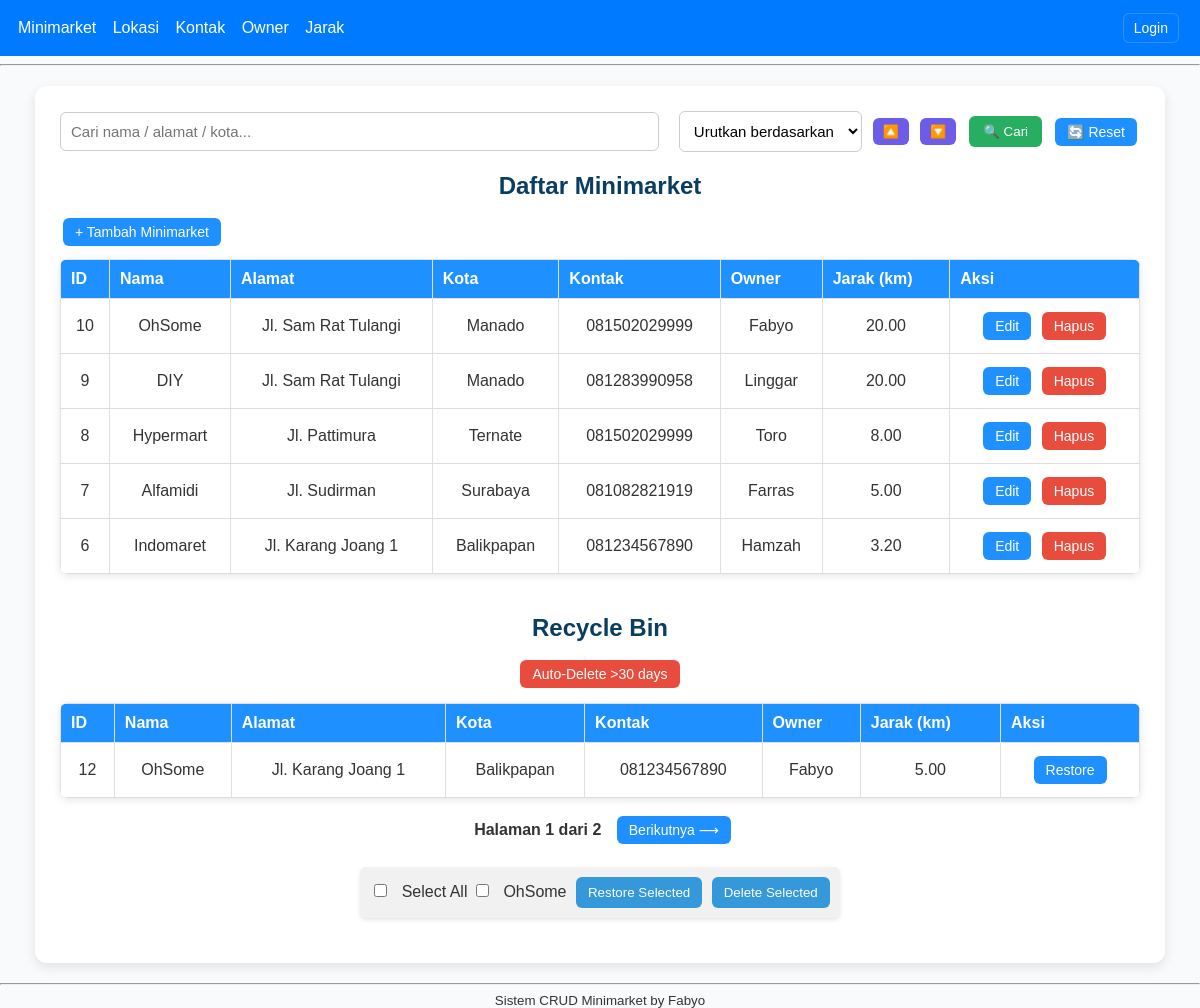
The page / on the database its author committed.
### tables this page shows
CREATE TABLE `minimarket` (
  `id` int(11) NOT NULL,
  `nama_minimarket` varchar(100) NOT NULL,
  `id_lokasi` int(11) NOT NULL,
  `id_kontak` int(11) NOT NULL,
  `id_owner` int(11) NOT NULL,
  `id_jarak` int(11) NOT NULL,
  `deleted_at` datetime DEFAULT NULL
);

CREATE TABLE `lokasi` (
  `id` int(11) NOT NULL,
  `alamat` varchar(255) NOT NULL,
  `kota` varchar(100) NOT NULL,
  `provinsi` varchar(100) NOT NULL
);

CREATE TABLE `kontak` (
  `id` int(11) NOT NULL,
  `no_hp` varchar(20) NOT NULL,
  `email` varchar(100) NOT NULL
);

CREATE TABLE `owner` (
  `id` int(11) NOT NULL,
  `nama_owner` varchar(100) NOT NULL,
  `nik` varchar(30) NOT NULL
);

CREATE TABLE `jarak` (
  `id` int(11) NOT NULL,
  `jarak_km` decimal(5,2) NOT NULL,
  `deskripsi` varchar(255) DEFAULT NULL
);

### controllers/MinimarketController.php (called while the page is built, shortened)
<?php
require_once "models/Minimarket.php";
class MinimarketController {
    private $model;
    public function __construct(){
        $this->model = new Minimarket();
    }
    public function index(){
        $data = $this->model->allNotDeleted();
        $dataDeleted = $this->model->allDeleted();
        include "views/layout/header.php";
        include "views/minimarket/index.php";
        include "views/layout/footer.php";
    }
}
?>

### models/Minimarket.php (called while the page is built, shortened)
<?php
require_once "config/database.php";
class Minimarket {
    private $conn;
    private $table = "minimarket";
    public function __construct(){
        global $conn;
        $this->conn = $conn;
    }
    public function allNotDeleted(){
        $sql = "SELECT m.*, l.alamat AS alamat, l.kota AS kota, k.no_hp AS no_hp,
                       o.nama_owner AS nama_owner, j.jarak_km AS jarak_km
                FROM $this->table m
                LEFT JOIN lokasi l ON m.id_lokasi = l.id
                LEFT JOIN kontak k ON m.id_kontak = k.id
                LEFT JOIN owner o ON m.id_owner = o.id
                LEFT JOIN jarak j ON m.id_jarak = j.id
                WHERE m.deleted_at IS NULL
                ORDER BY m.id DESC";
        $res = $this->conn->query($sql);
        return $res ? $res->fetch_all(MYSQLI_ASSOC) : [];
    }
    public function allDeleted(){
        $sql = "SELECT m.*, l.alamat AS alamat, l.kota AS kota, k.no_hp AS no_hp,
                       o.nama_owner AS nama_owner, j.jarak_km AS jarak_km
                FROM $this->table m
                LEFT JOIN lokasi l ON m.id_lokasi = l.id
                LEFT JOIN kontak k ON m.id_kontak = k.id
                LEFT JOIN owner o ON m.id_owner = o.id
                LEFT JOIN jarak j ON m.id_jarak = j.id
                WHERE m.deleted_at IS NOT NULL
                ORDER BY m.deleted_at DESC";
        $res = $this->conn->query($sql);
        return $res ? $res->fetch_all(MYSQLI_ASSOC) : [];
    }
}
?>

### views/minimarket/index.php (the view, shortened to what this page needs)
<div class="">
    <div class="toolbar">
        <form method="GET">
            <input type="text" name="q" placeholder="Cari nama / alamat / kota..."
                   value="<?= isset($_GET['q']) ? htmlspecialchars($_GET['q']) : '' ?>">
            <div class="sort-group">
                <select name="sort">
                    <option value="">Urutkan berdasarkan</option>
                </select>
                <div class="sort-buttons">
                    <?php
                    $currentSort = isset($_GET['sort']) ? $_GET['sort'] : '';
                    $q = isset($_GET['q']) ? htmlspecialchars($_GET['q']) : '';
                    $currentOrder = isset($_GET['order']) ? strtolower($_GET['order']) : '';
                    ?>
                    <a href="?c=minimarket&a=index&sort=<?= $currentSort ?>&order=asc&q=<?= $q ?>"
                       class="button <?= $currentOrder==='asc'?'active':'' ?>">🔼</a>
                    <a href="?c=minimarket&a=index&sort=<?= $currentSort ?>&order=desc&q=<?= $q ?>"
                       class="button <?= $currentOrder==='desc'?'active':'' ?>">🔽</a>
                </div>
            </div>
            <button type="submit">🔍 Cari</button>
            <a href="?c=minimarket&a=index" class="button">🔄 Reset</a>
        </form>
    </div>
    <h2>Daftar Minimarket</h2>
    <a class="button" href="?c=minimarket&a=create">+ Tambah Minimarket</a>
    <?php
    $limit = 5;
    $page = isset($_GET['page']) ? (int)$_GET['page'] : 1;
    $offset = ($page - 1) * $limit;
    $total_data = count($data);
    $total_pages = ceil($total_data / $limit);
    $data_paginated = array_slice($data, $offset, $limit);
    ?>
    <table>
        <tr>
            <th>ID</th>
            <th>Nama</th>
            <th>Alamat</th>
            <th>Kota</th>
            <th>Kontak</th>
            <th>Owner</th>
            <th>Jarak (km)</th>
            <th>Aksi</th>
        </tr>
        <?php foreach($data_paginated as $row): ?>
        <tr>
            <td><?= $row['id'] ?></td>
            <td><?= htmlspecialchars($row['nama_minimarket']) ?></td>
            <td><?= htmlspecialchars($row['alamat']) ?></td>
            <td><?= htmlspecialchars($row['kota']) ?></td>
            <td><?= htmlspecialchars($row['no_hp']) ?></td>
            <td><?= htmlspecialchars($row['nama_owner']) ?></td>
            <td><?= htmlspecialchars($row['jarak_km']) ?></td>
            <td class="actions">
                <a class="button" href="?c=minimarket&a=edit&id=<?= $row['id'] ?>">Edit</a>
                <form method="POST" action="?c=minimarket&a=delete" style="display:inline;">
                    <button class="button danger" type="submit" onclick="return confirm('Hapus data ini?')">Hapus</button>
                </form>
            </td>
        </tr>
        <?php endforeach; ?>
    </table>
<?php if(!empty($dataDeleted)): ?>
    <h2 style="margin-top:40px; text-align:center;">Recycle Bin</h2>
    <div style="text-align:center; margin-bottom:12px;">
        <form method="POST" action="?c=maintenance&a=autoDeleteOld" style="display:inline;">
            <button class="button danger" type="submit" onclick="return confirm('Permanently delete items older than 30 days? This cannot be undone.')">Auto-Delete >30 days</button>
        </form>
    </div>
    <table>
        <tr>
            <th>ID</th>
            <th>Nama</th>
            <th>Alamat</th>
            <th>Kota</th>
            <th>Kontak</th>
            <th>Owner</th>
            <th>Jarak (km)</th>
            <th>Aksi</th>
        </tr>
        <?php foreach($dataDeleted as $row): ?>
        <tr>
            <td><?= $row['id'] ?></td>
            <td><?= htmlspecialchars($row['nama_minimarket']) ?></td>
            <td><?= htmlspecialchars($row['alamat']) ?></td>
            <td><?= htmlspecialchars($row['kota']) ?></td>
            <td><?= htmlspecialchars($row['no_hp']) ?></td>
            <td><?= htmlspecialchars($row['nama_owner']) ?></td>
            <td><?= htmlspecialchars($row['jarak_km']) ?></td>
            <td class="actions">
                <form method="POST" action="?c=minimarket&a=restore" style="display:inline;">
                    <button class="button" type="submit">Restore</button>
                </form>
            </td>
        </tr>
        <?php endforeach; ?>
    </table>
<?php endif; ?>
    <div class="pagination">
        <span>Halaman <?= $page ?> dari <?= $total_pages ?></span>
        <?php if ($page < $total_pages): ?>
            <a class="button" href="?c=minimarket&a=index&page=<?= $page + 1 ?>">Berikutnya ⟶</a>
        <?php endif; ?>
    </div>
    <?php if(!empty($dataDeleted)): ?>
    <div class="bulk-actions">
        <form method="POST" action="bulk_action.php" id="recycle-bulk-form">
            <input type="checkbox" id="select_all_deleted" onclick="toggleDeletedCheckboxes(this)"> Select All
            <?php foreach($dataDeleted as $row): ?>
                <input type="checkbox" name="ids[]" value="<?= $row['id'] ?>"> <?= htmlspecialchars($row['nama_minimarket']) ?>
            <?php endforeach; ?>
            <button type="submit" name="action" value="restore">Restore Selected</button>
            <button type="submit" name="action" value="delete">Delete Selected</button>
        </form>
    </div>
    <?php else: ?>
    <?php endif; ?>
</div>

### index.php (shortened to what this page needs)
<?php
$controller = isset($_GET['c']) ? $_GET['c'] : 'minimarket';
$action     = isset($_GET['a']) ? $_GET['a'] : 'index';
$file = "controllers/" . ucfirst($controller) . "Controller.php";
if (file_exists($file)) {
    $ctrl = new $class();
    if (method_exists($ctrl, $action)) {
        $ctrl->$action();
    } else {
        echo "Aksi tidak ditemukan.";
    }
} else {
    echo "Controller tidak ditemukan.";
}
?>

### views/layout/header.php (shortened to what this page needs)
<!DOCTYPE html>
<html>
<head>
    <link rel="stylesheet" href="assets/style.css">
</head>
<body>
<nav class="main-nav">
    <div class="nav-left">
        <a href="?c=minimarket&a=index">Minimarket</a>
        <a href="?c=lokasi&a=index">Lokasi</a>
        <a href="?c=kontak&a=index">Kontak</a>
        <a href="?c=owner&a=index">Owner</a>
        <a href="?c=jarak&a=index">Jarak</a>
    </div>
    <div class="nav-right">
        <?php
        if (!empty($_SESSION['user'])) {
            $role = htmlspecialchars($_SESSION['user']['role']);
            echo "<span class=\"role-label\">" . ucfirst($role) . "</span> ";
            echo '<a href="?c=auth&a=logout" class="button">Logout</a>';
        } else {
            echo '<a href="?c=auth&a=index" class="button">Login</a>';
        }
        ?>
    </div>
</nav>
<hr>
<div class="container">

### views/layout/footer.php
</div>
<hr>
<footer><small style="display: flex; justify-content: center;">Sistem CRUD Minimarket by Fabyo</small></footer>
</body>
</html>

### assets/style.css (style rules this page uses)
body { font-family: Arial, sans-serif; background: #f4f6f8; margin: 0; padding: 0; }
.container { width: 95%; margin: 20px auto; background: #fff; padding: 18px; box-shadow: 0 2px 6px rgba(0,0,0,0.05); border-radius: 8px; }
nav { background: #007bff; color: white; padding: 10px 18px; }
nav a { color: white; text-decoration: none; margin-right: 10px; }
.main-nav { display:flex;justify-content:space-between;align-items:center;background:#007bff;padding:10px 18px;color:#fff;border-radius:0 }
.main-nav .nav-left a { color:#fff;text-decoration:none;margin-right:12px }
.main-nav .nav-right { display:flex;align-items:center;gap:8px }
.main-nav .nav-right .button { background:transparent;border:1px solid rgba(255,255,255,0.18);padding:6px 10px;color:#fff;border-radius:6px }
h2 { margin-top: 0; }
table { border-collapse: collapse; width: 100%; margin: 12px 0; }
th, td { border: 1px solid #e0e0e0; padding: 10px; text-align: center; vertical-align: middle; }
th { background: #f7f9fb; }
input[type=text], select { width: 100%; padding:8px; border:1px solid #ccc; border-radius:4px; }
.button { display:inline-block; padding:8px 12px; background:#007bff; color:#fff; text-decoration:none; border-radius:6px; border:none; cursor:pointer; }
.button.danger { background:#d9534f; }
.actions { white-space: nowrap; }

### views/minimarket/index.php (style rules this page uses)
body { font-family: Arial, sans-serif; background-color: #f8fafc; color: #333; margin: 0; padding: 0; }
h2 { color: #0a3d62; text-align: center; margin-bottom: 15px; }
.container { width: 90%; max-width: 1200px; margin: 20px auto; background: white; padding: 25px; border-radius: 12px; box-shadow: 0 4px 12px rgba(0,0,0,0.1); }
.toolbar { display: flex; flex-wrap: wrap; align-items: center; justify-content: space-between; gap: 10px; margin-bottom: 20px; }
.toolbar form { display: flex; flex-wrap: wrap; align-items: center; gap: 10px; width: 100%; }
.toolbar input[type="text"] { flex: 1; min-width: 300px; padding: 10px; border: 1px solid #ccc; border-radius: 6px; font-size: 15px; }
.toolbar select { padding: 10px; border: 1px solid #ccc; border-radius: 6px; font-size: 15px; background-color: white; margin-left: 10px; }
.toolbar button { padding: 8px 14px; border: none; background-color: #27ae60; color: white; border-radius: 6px; cursor: pointer; transition: background-color 0.2s; }
.button { display: inline-block; background-color: #1e90ff; color: white; padding: 6px 12px; margin: 3px; border-radius: 6px; text-decoration: none; font-size: 14px; transition: 0.2s ease-in-out; }
.button.danger { background-color: #e74c3c; }
.sort-group { display: flex; align-items: center; gap: 8px; }
.sort-buttons { display: inline-flex; gap: 5px; }
.sort-buttons .button { background-color: #6c5ce7; padding: 6px 10px; font-size: 13px; }
table { width: 100%; border-collapse: collapse; margin-top: 10px; background-color: white; border-radius: 8px; overflow: hidden; box-shadow: 0 2px 8px rgba(0,0,0,0.1); }
th { background-color: #1e90ff; color: white; padding: 10px; text-align: left; }
td { padding: 10px; border-bottom: 1px solid #ddd; }
.actions { text-align: center; }
.pagination { margin-top: 15px; text-align: center; }
.pagination span { margin: 0 8px; font-weight: bold; }
.bulk-actions { margin: 20px 0; text-align: center; }
.bulk-actions form { display: inline-block; background-color: #f1f1f1; padding: 10px; border-radius: 6px; box-shadow: 0 2px 4px rgba(0,0,0,0.1); }
.bulk-actions input[type="checkbox"] { margin-right: 10px; }
.bulk-actions button { padding: 8px 12px; border: none; background-color: #3498db; color: white; border-radius: 6px; cursor: pointer; transition: background-color 0.2s; margin-left: 5px; }

### rows shown on the page
minimarket: id "10", nama_minimarket "OhSome", id_lokasi.alamat "Jl. Sam Rat Tulangi", id_lokasi.kota "Manado", id_kontak.no_hp "081502029999", id_owner.nama_owner "Fabyo", id_jarak.jarak_km "20.00"
minimarket: id "9", nama_minimarket "DIY", id_lokasi.alamat "Jl. Sam Rat Tulangi", id_lokasi.kota "Manado", id_kontak.no_hp "081283990958", id_owner.nama_owner "Linggar", id_jarak.jarak_km "20.00"
minimarket: id "8", nama_minimarket "Hypermart", id_lokasi.alamat "Jl. Pattimura", id_lokasi.kota "Ternate", id_kontak.no_hp "081502029999", id_owner.nama_owner "Toro", id_jarak.jarak_km "8.00"
minimarket: id "7", nama_minimarket "Alfamidi", id_lokasi.alamat "Jl. Sudirman", id_lokasi.kota "Surabaya", id_kontak.no_hp "081082821919", id_owner.nama_owner "Farras", id_jarak.jarak_km "5.00"
minimarket: id "6", nama_minimarket "Indomaret", id_lokasi.alamat "Jl. Karang Joang 1", id_lokasi.kota "Balikpapan", id_kontak.no_hp "081234567890", id_owner.nama_owner "Hamzah", id_jarak.jarak_km "3.20"
minimarket: id "12", nama_minimarket "OhSome", id_lokasi.alamat "Jl. Karang Joang 1", id_lokasi.kota "Balikpapan", id_kontak.no_hp "081234567890", id_owner.nama_owner "Fabyo", id_jarak.jarak_km "5.00"

### other values the page prints
$page "1"
$total_pages "2"
